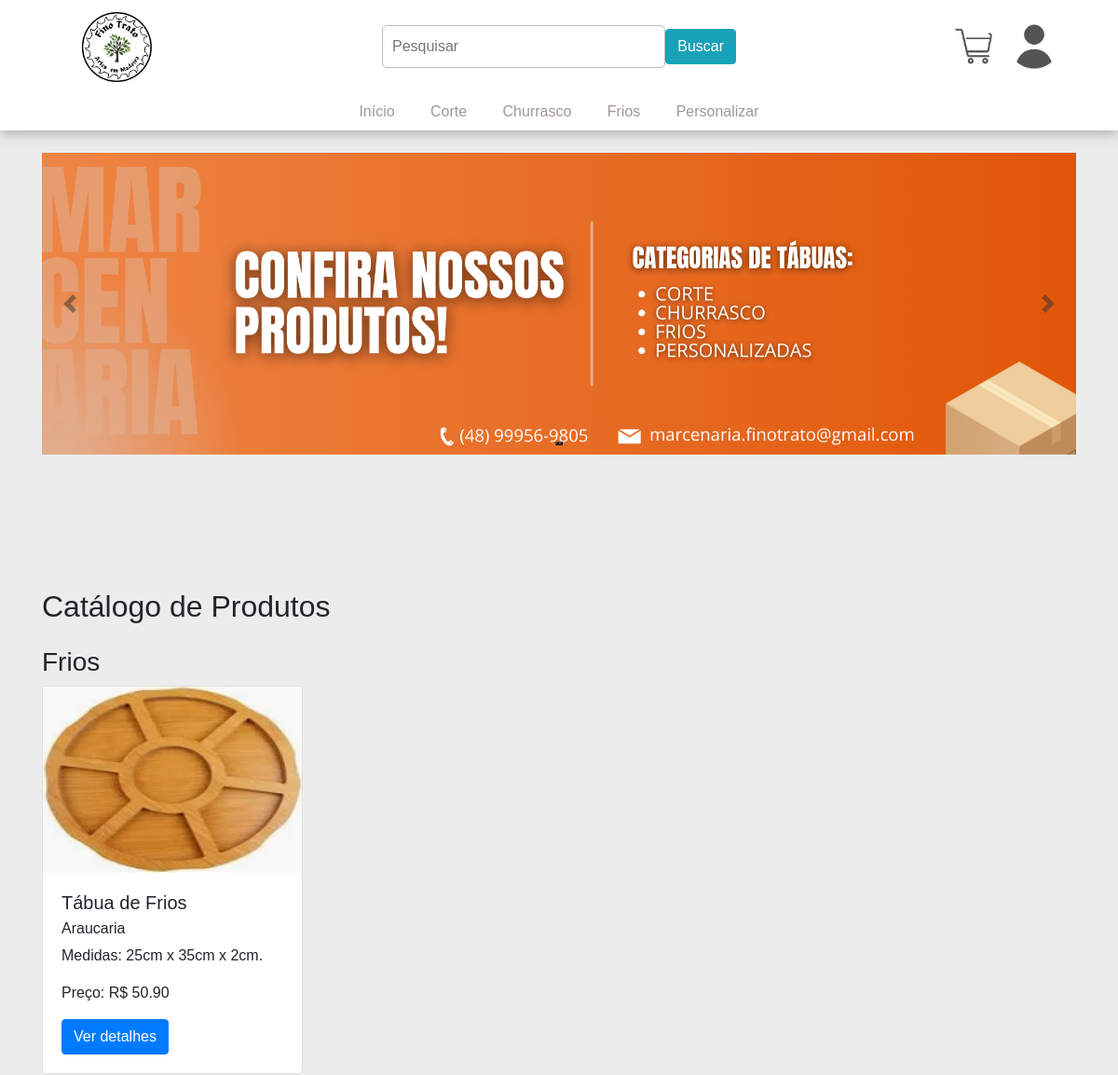
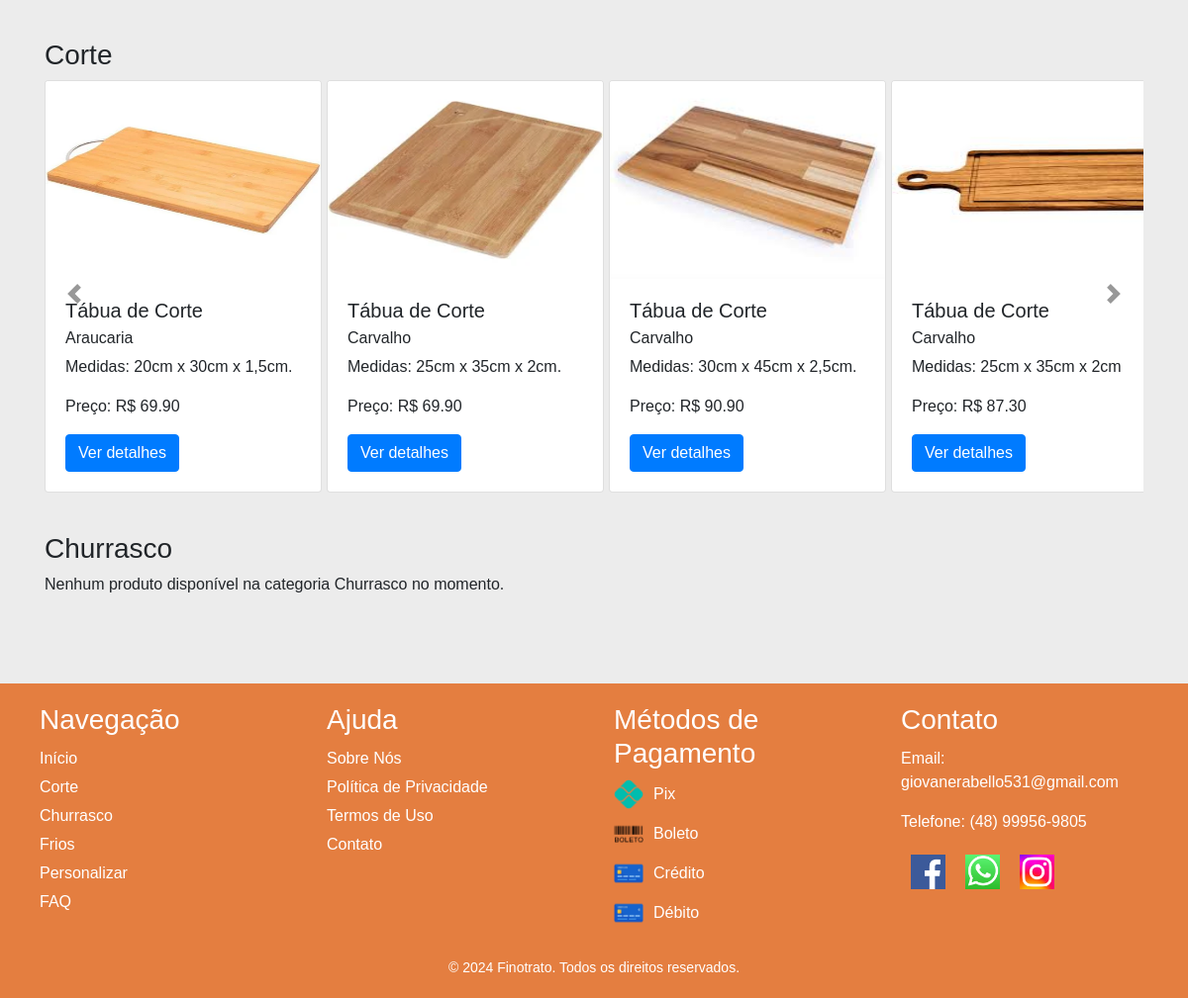
The app's page /Fino-Trato/models/home.php with its own data (2 pictures, top to bottom).
### tables this page shows
CREATE TABLE `estoque` (
  `codigo` int(5) NOT NULL,
  `categoria` varchar(255) NOT NULL,
  `madeira` varchar(255) NOT NULL,
  `descricao` varchar(255) NOT NULL,
  `quantidade` int(5) NOT NULL,
  `preco` float(8,2) NOT NULL,
  `imagem` varchar(255) NOT NULL
);

### Fino-Trato/models/home.php (the view, shortened to what this page needs)
<?php
$conectar = mysqli_connect('localhost', 'root', '', 'finotrato');
$search = isset($_GET['search']) ? mysqli_real_escape_string($conectar, $_GET['search']) : null;
?>
<!DOCTYPE html>
<html lang="pt-br">
<head>
    <link rel="stylesheet" type="text/css" href="style/style.css">
    <link rel="stylesheet" href="https://maxcdn.bootstrapcdn.com/bootstrap/4.0.0/css/bootstrap.min.css">
</head>
<body>
    <div class="top">
        <div class="topUp">
            <div class="leftTop">
                <div class="logo">
                    <a href="home.php"><img src="img/brazao.png" width=75 height=75></a>
                </div>
            </div>
            <div class="middleTop">
                <form action="busca.php" method="GET">
                    <div class="topSearch">
                        <input type="text" id="topSearch" name="search" placeholder="Pesquisar" value="<?php echo isset($_GET['search']) ? $_GET['search'] : ''; ?>">
                        <button type="submit" class="btn btn-info">Buscar</button>
                    </div>
                </form>
            </div>
            <div class="rightTop">
                <div class="topMarketCar">
                    <a href="carrinho.php"><img src="img/lightmdCShop.png" width=40 height=40></a>
                </div>
                <div class="topUserImg">
                    <a href="perfil.php">
                        <img src="<?php echo isset($_SESSION['imagem']) ? $_SESSION['imagem'] : 'img/lightmdUser.png'; ?>" style="border-radius: 50%; width: 50px; height: 50px;">
                    </a>
                </div>
            </div>
        </div>
        <div class="topDown">
            <div class="navigation">
                <a href="home.php">Início</a>
                <a href="corte.php">Corte</a>
                <a href="churrasco.php">Churrasco</a>
                <a href="frios.php">Frios</a>
                <a href="personalizar.php">Personalizar</a>
            </div>
        </div>
    </div>
    <div class="container">
        <br>
        <div class="carousel slide" id="carouselExampleIndicators" data-ride="carousel">
            <div class="carousel-indicators">
                <button type="button" data-bs-target="#carouselExampleIndicators" data-bs-slide-to="0" class="active" aria-current="true" aria-label="Slide 1"></button>
                <button type="button" data-bs-target="#carouselExampleIndicators" data-bs-slide-to="1" aria-label="Slide 2"></button>
            </div>
            <div class="carousel-inner">
                <div class="carousel-item active">
                    <img src="img/homeBanner1.png" class="d-block w-100" alt="...">
                </div>
            </div>
            <a class="carousel-control-prev" href="#carouselExampleIndicators" role="button" data-slide="prev">
                <span class="carousel-control-prev-icon" aria-hidden="true"></span>
            </a>
            <a class="carousel-control-next" href="#carouselExampleIndicators" role="button" data-slide="next">
                <span class="carousel-control-next-icon" aria-hidden="true"></span>
            </a>
        </div>
        <br><br><br><br><br><br>
        <h2 class="mb-4">Catálogo de Produtos</h2>
        <?php
        if ($search) {
            $consulta = "SELECT * FROM estoque WHERE descricao LIKE '%$search%' OR madeira LIKE '%$search%' OR categoria LIKE '%$search%' AND quantidade > 0";
            $resultado = mysqli_query($conectar, $consulta);
            $totalProdutos = mysqli_num_rows($resultado);
            if ($totalProdutos > 0) {
                echo '<div class="row">';
                while ($produto = mysqli_fetch_assoc($resultado)) {
                    echo '<div class="col-md-3 mb-3">';
                    echo '<div class="card" style="width: 280px;">';
                    echo '<img class="card-img-top" style="width: 278px; height: 200px;" src="' . $produto['imagem'] . '" alt="Imagem do Produto">';
                    echo '<div class="card-body">';
                    echo '<h5 class="card-title"> Tábua de ' . $produto['categoria'] . '</h5>';
                    echo '<h6 class="card-subtitle mb-2 text-body-secondary">' . $produto['madeira'] . '</h6>';
                    echo '<p class="card-text">' . $produto['descricao'] . '</p>';
                    echo '<p class="card-text">Preço: R$ ' . $produto['preco'] . '</p>';
                    echo '<a href="detalhes.php?codigo=' . $produto['codigo'] . '" class="btn btn-primary">Ver detalhes</a>';
                    echo '</div>';
                    echo '</div>';
                    echo '</div>';
                }
                echo '</div>';
            } else {
                echo '<p>Nenhum produto encontrado para a pesquisa: ' . htmlspecialchars($search) . '.</p>';
            }
        } else {
            $categorias = array('Frios', 'Corte', 'Churrasco');
            foreach ($categorias as $categoria) {
                $consulta = "SELECT * FROM estoque WHERE categoria = '$categoria' AND quantidade > 0";
                $resultado = mysqli_query($conectar, $consulta);
                $totalProdutos = mysqli_num_rows($resultado);
                echo '<h3>' . $categoria . '</h3>';
                if ($totalProdutos > 4) {
                    echo '<div id="carousel-' . $categoria . '" class="carousel slide" data-ride="carousel" data-interval="false">';
                    echo '<div class="carousel-inner">';
                    echo '<div class="carousel-item active"><div class="row">';
                    $contador = 0;
                    while ($produto = mysqli_fetch_assoc($resultado)) {
                        if ($contador > 0 && $contador % 4 == 0) {
                            echo '</div></div><div class="carousel-item"><div class="row">';
                        }
                        echo '<div class="col-md-3 mb-3">';
                        echo '<div class="card" style="width: 280px;">';
                        echo '<img class="card-img-top" style="width: 278px; height: 200px;" src="' . $produto['imagem'] . '" alt="Imagem do Produto">';
                        echo '<div class="card-body">';
                        echo '<h5 class="card-title"> Tábua de ' . $produto['categoria'] . '</h5>';
                        echo '<h6 class="card-subtitle mb-2 text-body-secondary">' . $produto['madeira'] . '</h6>';
                        echo '<p class="card-text">' . $produto['descricao'] . '</p>';
                        echo '<p class="card-text">Preço: R$ ' . $produto['preco'] . '</p>';
                        echo '<a href="detalhes.php?codigo=' . $produto['codigo'] . '" class="btn btn-primary">Ver detalhes</a>';
                        echo '</div>';
                        echo '</div>';
                        echo '</div>';
                        $contador++;
                    }
                    echo '</div></div>';
                    echo '</div>';
                    echo '<a class="carousel-control-prev" href="#carousel-' . $categoria . '" role="button" data-slide="prev">';
                    echo '<span class="carousel-control-prev-icon" aria-hidden="true"></span>';
                    echo '</a>';
                    echo '<a class="carousel-control-next" href="#carousel-' . $categoria . '" role="button" data-slide="next">';
                    echo '<span class="carousel-control-next-icon" aria-hidden="true"></span>';
                    echo '</a>';
                    echo '</div>';
                } elseif ($totalProdutos >= 1) {
                    echo '<div class="row">';
                    while ($produto = mysqli_fetch_assoc($resultado)) {
                        echo '<div class="col-md-3 mb-3">';
                        echo '<div class="card" style="width: 280px;">';
                        echo '<img class="card-img-top" style="width: 278px; height: 200px;" src="' . $produto['imagem'] . '" alt="Imagem do Produto">';
                        echo '<div class="card-body">';
                        echo '<h5 class="card-title"> Tábua de ' . $produto['categoria'] . '</h5>';
                        echo '<h6 class="card-subtitle mb-2 text-body-secondary">' . $produto['madeira'] . '</h6>';
                        echo '<p class="card-text">' . $produto['descricao'] . '</p>';
                        echo '<p class="card-text">Preço: R$ ' . $produto['preco'] . '</p>';
                        echo '<a href="detalhes.php?codigo=' . $produto['codigo'] . '" class="btn btn-primary">Ver detalhes</a>';
                        echo '</div>';
                        echo '</div>';
                        echo '</div>';
                    }
                    echo '</div>';
                } else {
                    echo '<p>Nenhum produto disponível na categoria ' . $categoria . ' no momento.</p>';
                }
                echo '<br>';
            }
        }
        ?>
    </div>
    <br><br>
    <footer>
        <div class="footer-container">
            <div class="footer-column">
                <h3>Navegação</h3>
                <a href="home.php">Início</a>
                <a href="corte.php">Corte</a>
                <a href="churrasco.php">Churrasco</a>
                <a href="frios.php">Frios</a>
                <a href="personalizar.php">Personalizar</a>
                <a href="faq.php">FAQ</a>
            </div>
            <div class="footer-column">
                <h3>Ajuda</h3>
                <a href="#">Sobre Nós</a>
                <a href="#">Política de Privacidade</a>
                <a href="#">Termos de Uso</a>
                <a href="#">Contato</a>
            </div>
            <div class="footer-column">
                <h3>Métodos de Pagamento</h3>
                <div class="payment-icons">
                    <div class="payment-item">
                        <img src="img/pix.png" alt="Pix">
                        <span>Pix</span>
                    </div>
                    <div class="payment-item">
                        <img src="img/boleto.png" alt="Boleto">
                        <span>Boleto</span>
                    </div>
                    <div class="payment-item">
                        <img src="img/cartao.png" alt="Crédito">
                        <span>Crédito</span>
                    </div>
                    <div class="payment-item">
                        <img src="img/cartao.png" alt="Débito">
                        <span>Débito</span>
                    </div>
                </div>
            </div>
            <div class="footer-column">
                <h3>Contato</h3>
                <p>Email: giovanerabello531@gmail.com</p>
                <p>Telefone: (48) 99956-9805</p>
                <div class="social-icons">
                    <a href="https://www.facebook.com/giovane.rabello.77?_rdr"><img src="img/facebook_icon.png" alt="Facebook"></a>
                    <a href="#"><img src="img/whatsapp_icon.png" alt="Whatsapp"></a>
                    <a href="#"><img src="img/instagram_icon.png" alt="Instagram"></a>
                </div>
            </div>
        </div>
        <div class="copyright">
            &copy; 2024 Finotrato. Todos os direitos reservados.
        </div>
    </footer>
</body>
</html>

### Fino-Trato/models/style/style.css (style rules this page uses)
* { margin: 0; padding: 0; }
body { background-color: #ececec; width: 100%; font-family: Arial, sans-serif; }
.top { width: 100%; justify-content: center; display: flex; flex-direction: column; box-shadow: 0px 1px 15px rgb(153, 153, 153); background-color: rgb(255, 255, 255); }
.topUp { width: 100%; height: 100px; display: flex; text-align: center; justify-content: center; }
.topDown { width: 100%; height: 40px; display: flex; text-align: center; justify-content: center; }
.leftTop { width: 250px; display: flex; text-align: center; justify-content: center; }
.middleTop { flex: 1; display: flex; justify-content: center; align-items: center; }
.rightTop { width: 250px; display: flex; text-align: center; justify-content: center; }
.logo { width: 120px; display: flex; justify-content: center; align-items: center; }
.logo img { max-width: 100%; height: auto; }
.topSearch { display: flex; align-items: center; width: 100%; max-width: 400px; margin: 0 auto; padding: 0 10px; }
.topSearch input { width: 400px; padding: 10px; border: 1px solid rgb(189, 189, 189); border-width: 1px; border-radius: 5px; outline: none; }
.topMarketCar { display: flex; justify-content: center; align-items: center; margin-left: 10px; margin-right: 10px; }
.topUserImg { display: flex; justify-content: center; align-items: center; margin-left: 10px; margin-right: 0px; }
.navigation { width: 80%; display: flex; justify-content: center; align-items: center; }
.navigation a { font-size: 16px; display: flex; height: 30px; flex-direction: column; text-decoration: none; transition: background .3s; font-family: Arial; text-align: center; justify-content: center; margin-left: 2%; margin-right: 2%; color: #9f9797; }
.topUserImg a { text-decoration: none; color: #9f9797; }
.carousel-control-prev-icon, .carousel-control-next-icon { filter: brightness(0.2); }
.carousel-control-prev, .carousel-control-next { width: 60px; width: 60px; }
.carousel-control-prev { left: 0; }
.carousel-control-next { right: 0; }
footer { background-color: #e47e40; color: white; padding: 20px; }
.footer-container { display: flex; justify-content: space-between; align-items: flex-start; text-align: left; flex-wrap: wrap; max-width: 1200px; margin: 0 auto; }
.footer-column { flex: 1; margin: 0 20px; min-width: 200px; }
.footer-column h3 { margin-bottom: 10px; color: #fff; }
.footer-column a { color: #fff; text-decoration: none; display: block; margin: 5px 0; }
.payment-icons { display: flex; flex-direction: column; align-items: flex-start; }
.payment-item { display: flex; align-items: center; margin-bottom: 10px; }
.payment-item img { width: 30px; margin-right: 10px; }
.social-icons { margin-top: 10px; display: flex; justify-content: flex-start; }
.social-icons img { width: 35px; margin: 0 10px; }
.copyright { text-align: center; margin-top: 20px; font-size: 14px; color: white; }
.leftTop, .middleTop, .rightTop { display: flex; align-items: center; }
.topSearch input[type="text"] { width: 500px; }
.btn-info { background-color: #007bff; border: none; font-size: 16px; padding: 10px 20px; border-radius: 5px; transition: background-color 0.3s ease; }

### Fino-Trato/models/home.php (style rules this page uses)
body { background-color: #ececec; width: 100%; font-family: Arial, sans-serif; }
.carousel-control-prev-icon, .carousel-control-next-icon { filter: brightness(0.2); }
.carousel-control-prev, .carousel-control-next { width: 60px; width: 60px; }

### records on screen
estoque: imagem (picture), categoria "Frios", madeira "Araucaria", descricao "Medidas: 25cm x 35cm x 2cm.", preco "50.90"
estoque: imagem (picture), categoria "Corte", madeira "Araucaria", descricao "Medidas: 20cm x 30cm x 1,5cm.", preco "69.90"
estoque: imagem (picture), categoria "Corte", madeira "Carvalho", descricao "Medidas: 25cm x 35cm x 2cm.", preco "69.90"
estoque: imagem (picture), categoria "Corte", madeira "Carvalho", descricao "Medidas: 30cm x 45cm x 2,5cm.", preco "90.90"
estoque: imagem (picture), categoria "Corte", madeira "Carvalho", descricao "Medidas: 25cm x 35cm x 2cm", preco "87.30"

### other values on screen
$categoria "Frios"
$categoria "Corte"
$categoria "Churrasco"
